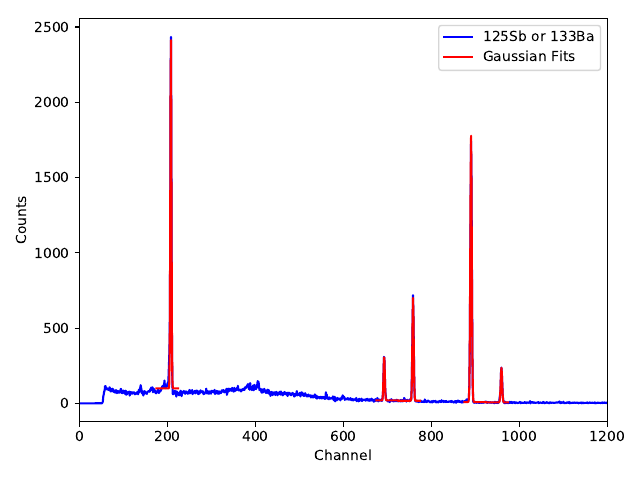

This chart was generated by the following Python code:
import numpy as np
import matplotlib.pyplot as plt
from scipy import optimize
from scipy.optimize import curve_fit
from uncertainties import ufloat
import uncertainties.unumpy as unp

y = np.genfromtxt('mess3.txt', unpack=True)
x = np.arange(y.size)
plt.plot(x, y, 'b-', label='125Sb or 133Ba')

def gauss(x, m, a, b, c):
    return a * np.exp(-(x-m)**2 / b) + c


x1 = np.arange(175, 225)
y1 = y[175:225]
par, cov = optimize.curve_fit(gauss, x1, y1, p0=[200, 10000, 100, 1])

m = ufloat(par[0], np.sqrt(cov[0][0]))
a = ufloat(par[1], np.sqrt(cov[1][1]))
b = ufloat(par[2], np.sqrt(cov[2][2]))
c = ufloat(par[3], np.sqrt(cov[3][3]))
print(m, a, b, c)
plt.plot(x1, gauss(x1, *par), 'r-', label='Gaussian Fits')



x1 = np.arange(675, 725)
y1 = y[675:725]
par, cov = optimize.curve_fit(gauss, x1, y1, p0=[700, 10000, 100, 1])

m = ufloat(par[0], np.sqrt(cov[0][0]))
a = ufloat(par[1], np.sqrt(cov[1][1]))
b = ufloat(par[2], np.sqrt(cov[2][2]))
c = ufloat(par[3], np.sqrt(cov[3][3]))
print(m, a, b, c)
plt.plot(x1, gauss(x1, *par), 'r-')



x1 = np.arange(725, 775)
y1 = y[725:775]
par, cov = optimize.curve_fit(gauss, x1, y1, p0=[750, 10000, 100, 1])

m = ufloat(par[0], np.sqrt(cov[0][0]))
a = ufloat(par[1], np.sqrt(cov[1][1]))
b = ufloat(par[2], np.sqrt(cov[2][2]))
c = ufloat(par[3], np.sqrt(cov[3][3]))
print(m, a, b, c)
plt.plot(x1, gauss(x1, *par), 'r-')



x1 = np.arange(875, 925)
y1 = y[875:925]
par, cov = optimize.curve_fit(gauss, x1, y1, p0=[900, 10000, 100, 1])

m = ufloat(par[0], np.sqrt(cov[0][0]))
a = ufloat(par[1], np.sqrt(cov[1][1]))
b = ufloat(par[2], np.sqrt(cov[2][2]))
c = ufloat(par[3], np.sqrt(cov[3][3]))
print(m, a, b, c)
plt.plot(x1, gauss(x1, *par), 'r-')



x1 = np.arange(925, 975)
y1 = y[925:975]
par, cov = optimize.curve_fit(gauss, x1, y1, p0=[950, 10000, 100, 1])

m = ufloat(par[0], np.sqrt(cov[0][0]))
a = ufloat(par[1], np.sqrt(cov[1][1]))
b = ufloat(par[2], np.sqrt(cov[2][2]))
c = ufloat(par[3], np.sqrt(cov[3][3]))
print(m, a, b, c)
plt.plot(x1, gauss(x1, *par), 'r-')


plt.xlim(0, 1200)
plt.xlabel(r'Channel')
plt.ylabel(r'Counts')
plt.legend(loc='best')
plt.tight_layout()
plt.savefig('plot3.pdf')